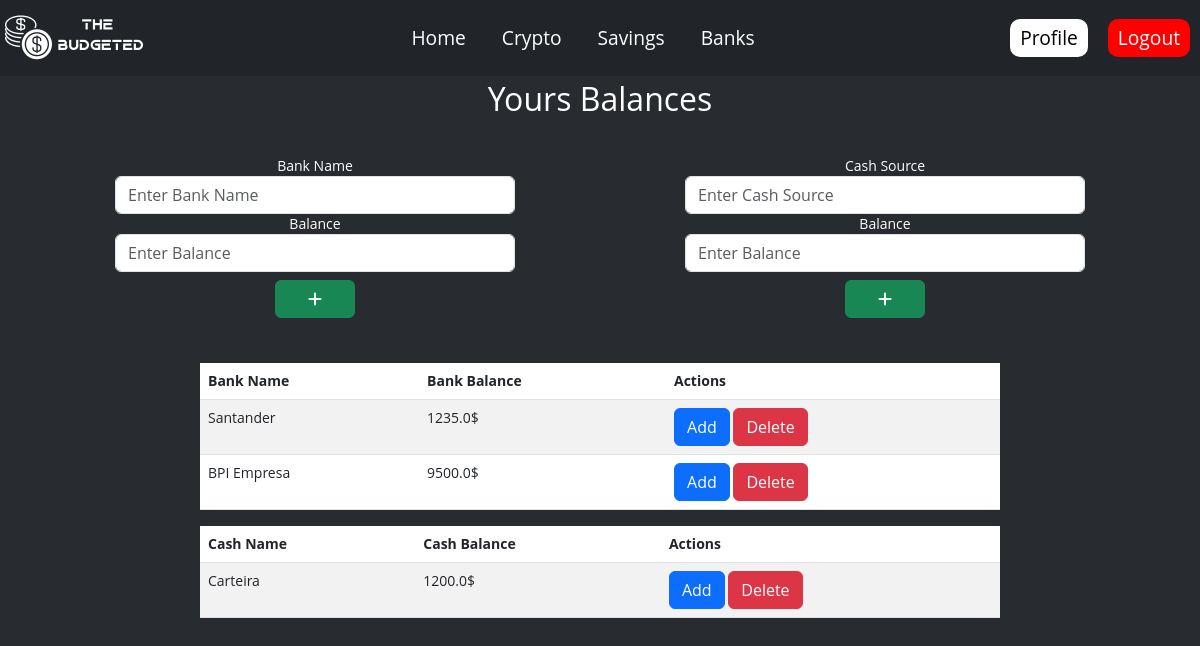
/banks (signed in), run on the app's committed database.
### website/models.py (models this page shows)
class Bank(db.Model):
    id = db.Column(db.Integer, primary_key=True)
    bankname = db.Column(db.String(10000), nullable=False)
    ammout = db.Column(db.Float, nullable=False)
    date = db.Column(db.DateTime(timezone=True), default=func.now())
    user_id = db.Column(db.Integer, db.ForeignKey('user.id'))
    user = db.relationship('User', back_populates='banks')
    mains = db.relationship('Main', back_populates='bank')

class CashSources(db.Model):
    id = db.Column(db.Integer, primary_key=True)
    cashname = db.Column(db.String(10000), nullable=False)
    balance = db.Column(db.Float, nullable=False, default=0.0)
    user_id = db.Column(db.Integer, db.ForeignKey('user.id'))
    user = db.relationship('User', back_populates='cash')
    mains = db.relationship('Main', back_populates='cash')

### website/views.py (the view, shortened to what this page needs)
@views.route('/banks', methods=['GET', 'POST'])
@login_required
def banks():
    return render_template("banks.html", user=current_user)

### website/__init__.py (called while the page is built)
def create_app():
    app = Flask(__name__)
    app.config['SECRET_KEY'] = 'devveeeeeeee'
    app.config['SQLALCHEMY_DATABASE_URI'] = f'sqlite:///{DB_NAME}'
    app.config['SESSION_COOKIE_SECURE'] = True
    app.config['SESSION_COOKIE_SAMESITE'] = 'None'
    db.init_app(app)
    from .views import views
    from .auth import auth
    app.register_blueprint(views, url_prefix='/')
    app.register_blueprint(auth, url_prefix='/')
    from .models import Main, User
    login_manager = LoginManager()
    login_manager.login_view = 'auth.login'
    login_manager.init_app(app)
    @login_manager.user_loader
    def load_user(id):
        return User.query.get(int(id))
    with app.app_context():
        db.create_all()
    return app

### website/templates/banks.html (shortened to what this page needs)
{% extends "base.html" %} {% block stylesheets %} {{ super() }}
<link
  rel="stylesheet"
  href="{{ url_for('static', filename='css/bank.css') }}"
/>
{% endblock %} {% block title %} Banks {% endblock %} {% block content %}
<div class="containerbank">
  <h2 class="text-center">Yours Balances</h2>
  <section class="row">
    <div class="col-sm-6">
      <form action="/banks" method="POST" class="text-center">
        <div class="form-group">
          <label for="bankName">Bank Name</label>
          <input
            type="text"
            class="form-control"
            name="bankName"
            id="bankName"
            placeholder="Enter Bank Name"
          />
        </div>
        <div class="form-group">
          <label for="bankBalance">Balance</label>
          <input
            type="text"
            class="form-control"
            name="bankBalance"
            id="bankBalance"
            placeholder="Enter Balance"
          />
        </div>
        <button type="submit" class="btn btn-success mt-2">
          <i class="fa-solid fa-plus fa-beat" style="color: #ffffff"></i>
        </button>
      </form>
    </div>
    <div class="col-sm-6">
      <form action="/cash" method="POST" class="text-center">
        <div class="form-group">
          <label for="cashSource">Cash Source</label>
          <input
            type="text"
            class="form-control"
            name="cashSource"
            id="cashSource"
            placeholder="Enter Cash Source"
          />
        </div>
        <div class="form-group">
          <label for="cashBalance">Balance</label>
          <input
            type="text"
            class="form-control"
            name="cashBalance"
            id="cashBalance"
            placeholder="Enter Balance"
          />
        </div>
        <button type="submit" class="btn btn-success mt-2">
          <i class="fa-solid fa-plus fa-beat" style="color: #ffffff"></i>
        </button>
      </form>
    </div>
  </section>
  <table class="table table-striped table-hover table-responsive">
    <thead>
      <tr>
        <th scope="col">Bank Name</th>
        <th scope="col">Bank Balance</th>
        <th scope="col">Actions</th>
      </tr>
    </thead>
    <tbody>
      {% for bank in user.banks %}
      <tr>
        <td>{{ bank.bankname }}</td>
        <td>{{ bank.ammout }}$</td>
        <td>
          <button
            type="button"
            class="btn btn-primary"
            data-bs-toggle="modal"
            data-bs-target="#add-bank-modal-{{ bank.id }}"
          >
            Add
          </button>
          <button class="btn btn-danger" onclick="deleteBank({{ bank.id }})">
            Delete
          </button>
        </td>
      </tr>
      {% endfor %}
    </tbody>
  </table>
  <table class="table table-striped table-hover table-responsive">
    <thead>
      <tr>
        <th scope="col">Cash Name</th>
        <th scope="col">Cash Balance</th>
        <th scope="col">Actions</th>
      </tr>
    </thead>
    <tbody>
      {% for cash in user.cash %}
      <tr>
        <td>{{ cash.cashname }}</td>
        <td>{{ cash.balance }}$</td>
        <td>
          <button
            type="button"
            class="btn btn-primary"
            data-bs-toggle="modal"
            data-bs-target="#add-cash-modal-{{ cash.id }}"
          >
            Add
          </button>
          <button class="btn btn-danger" onclick="deleteCash({{ cash.id }})">
            Delete
          </button>
        </td>
      </tr>
      {% endfor %}
    </tbody>
  </table>
</div>
{% endblock %}

### website/static/css/style.css (style rules this page uses)
html body { background-color: #282b30; font-family: "Open Sans", sans-serif; font-size: 14px; line-height: 1.42857143; color: #ffffff; margin: 0; padding: 0; }

### website/static/css/bank.css (style rules this page uses)
.containerbank { margin: 80px auto; width: 100%; }
section { padding: 30px 0; }
form button { margin: 15px 0; width: 20%; }
form { max-width: 400px; margin: 0 auto; }
table { margin: 0 auto; max-width: 800px; background-color: #ffffff; border-radius: 10px; border-color: #282b30; }
table thead th { background-color: #282b30; color: #000000; }
table tbody td { background-color: #ffffff; color: #282b30; }
table tbody tr:nth-child(even) td { background-color: #ffffff; }

### data on the page
Bank: bankname "Santander", ammout "1235.0"
Bank: bankname "BPI Empresa", ammout "9500.0"
CashSources: cashname "Carteira", balance "1200.0"
